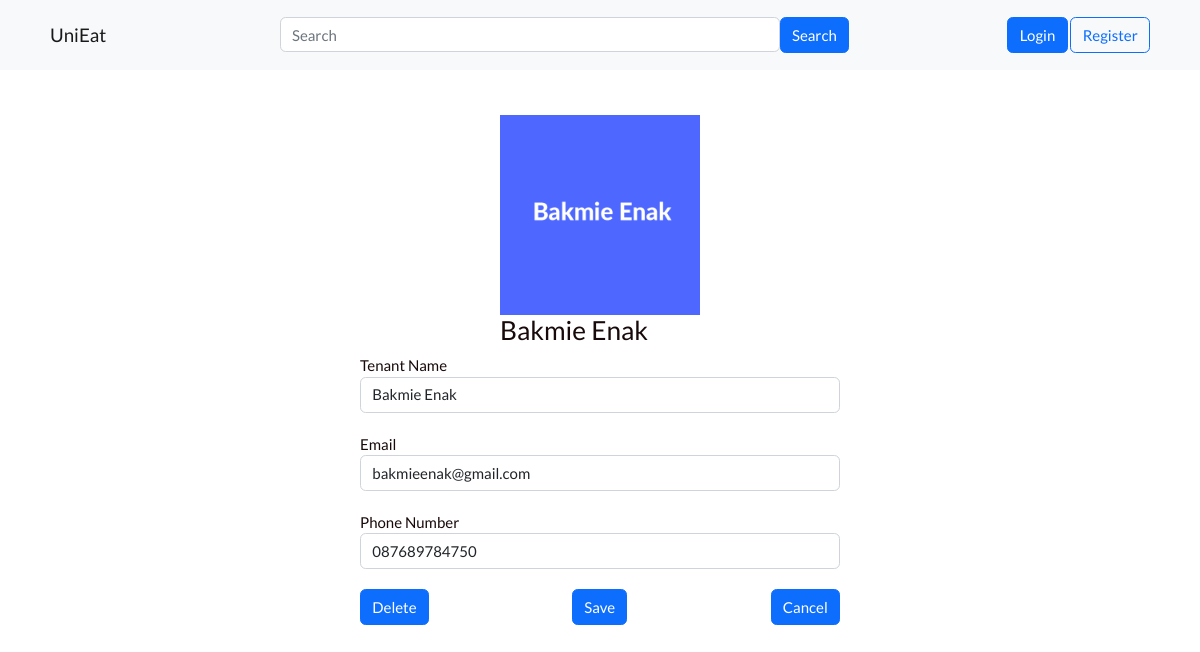
Screenshot of /AMDP3/edittenant.php?shopTitle=Bakmie Enak with the database file from the repository.
### tables this page shows
CREATE TABLE `users` (
  `userID` int(11) NOT NULL,
  `name` varchar(255) NOT NULL,
  `email` varchar(255) NOT NULL,
  `phoneNumber` varchar(255) NOT NULL,
  `userPassword` varchar(255) NOT NULL,
  `userRole` varchar(15) NOT NULL DEFAULT 'customer',
  `gender` varchar(255) NOT NULL DEFAULT 'Male'
);

CREATE TABLE `shop` (
  `shopID` int(11) NOT NULL,
  `shopTitle` varchar(255) NOT NULL,
  `imgUrl` varchar(255) NOT NULL DEFAULT './img/Dummy.png'
);

### AMDP3/includes/edittenantlogic.php (called while the page is built, shortened)
<?php
    $shopTitle = $_GET['shopTitle'];
    $query = "SELECT * FROM users JOIN shop ON users.name = shop.shopTitle WHERE name='$shopTitle'";
    $result = $connection->query($query);
    $row = $result->fetch_assoc();
    $tenantImgUrl = $row['imgUrl'];
    $tenantEmail = $row['email'];
    $tenantPhoneNumber = $row['phoneNumber'];
?>

### AMDP3/edittenant.php (the view, shortened to what this page needs)
<?php
    include "./connection.php";
    include "./includes/edittenantlogic.php";
?>
<!DOCTYPE html>
<html lang="en">
<head>
    <link href="https://cdn.jsdelivr.net/npm/bootstrap@5.2.2/dist/css/bootstrap.min.css" rel="stylesheet">
    <link rel="stylesheet" href="./style.css">
</head>
<body>
<?php include "./includes/header.php" ?>
    <div class="wide-container">
        <?php echo "<form class='settings-form' action='./edittenant.php?shopTitle=$shopTitle' method='POST'>"?>
            <div class="tenant-header">
                <?php echo "<img src='$tenantImgUrl' >" ?>
                <?php echo "<h3>$shopTitle</h3>" ?>
            </div>
            <div class="settings-item">
                <label for="">Tenant Name</label>
                <?php echo "<input class='form-control' name='tenantname' type='text' value='$shopTitle'>" ?>
            </div>
            <div class="settings-item">
                <label for="">Email</label>
                <?php echo "<input class='form-control' name='tenantemail' type='email' value='$tenantEmail'>" ?>
            </div>
            <div class="settings-item">
                <label for="" >Phone Number</label>
                <?php echo "<input class='form-control' name='tenantphonenumber' type='text' value='$tenantPhoneNumber'>" ?>
            </div>
            <div class="button-grouping">
                <button class="btn btn-primary" name="delete" >Delete</button>
                <button class="btn btn-primary" name="save" >Save</button>
                <button class="btn btn-primary" name="cancel" >Cancel</button>
            </div>
        </form>
    </div>
</body>
</html>

### AMDP3/style.css (style rules this page uses)
* { font-family: 'Lato', sans-serif; text-decoration: none; color: #180A0A; font-size: 15px; list-style: none; }
.wide-container { height: 75vh; width: 100%; display: flex; flex-direction: column; align-items: center; justify-content: center; }
.settings-form { display: flex; flex-direction: column; align-items: center; justify-content: center; width: 40%; }
.settings-item { margin-bottom: 20px; width: 100%; }
.button-grouping { display: flex; justify-content: space-between; width: 100%; }
.tenant-header img { width: 200px; }

### rows the page displays
users: shop.imgUrl (picture), tenantemail "bakmieenak@gmail.com", tenantphonenumber "087689784750"

### other values shown
$shopTitle "Bakmie Enak"
